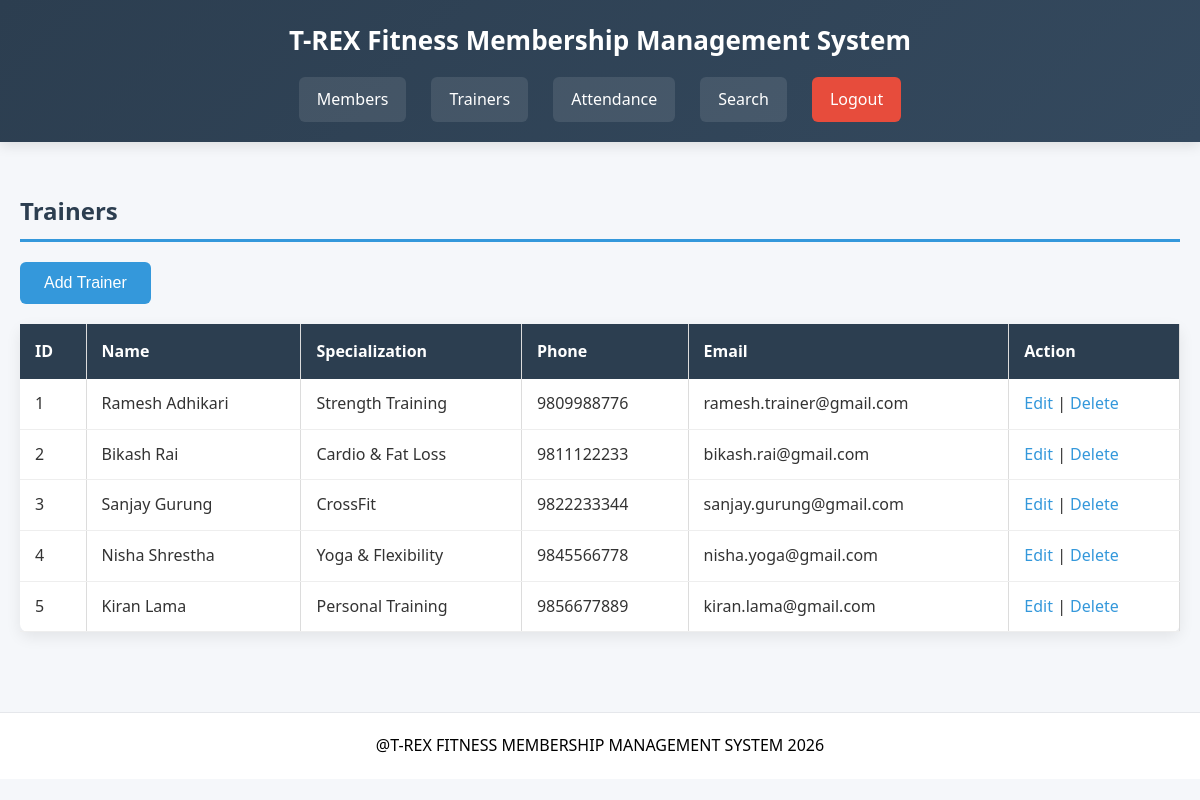
Screenshot of /trainers.php (signed in) with the database file from the repository.
### tables this page shows
CREATE TABLE IF NOT EXISTS trainers (
    trainer_id INT AUTO_INCREMENT PRIMARY KEY,
    name VARCHAR(100) NOT NULL,
    specialization VARCHAR(100),
    email VARCHAR(100) NOT NULL UNIQUE,
    phone VARCHAR(20) NOT NULL UNIQUE
);

### public/trainers.php (the view, shortened to what this page needs)
<?php
include "../includes/header.php";
include "../config/db.php";
$result = $conn->query("SELECT * FROM trainers");
?>
<h2>Trainers</h2>
<a href="add_trainer.php"><button type="submit">Add Trainer</button> </a>
<table class="trainer-table">
<tr>
    <th>ID</th>
    <th>Name</th>
    <th>Specialization</th>
    <th>Phone</th>
    <th>Email</th>
    <th>Action</th>
</tr>
<?php while($t = $result->fetch_assoc()): ?>
<tr>
<td><?= htmlspecialchars($t['trainer_id']) ?></td>
<td><?= htmlspecialchars($t['name']) ?></td>
<td><?= htmlspecialchars($t['specialization']) ?></td>
<td><?= htmlspecialchars($t['phone']) ?></td>
<td><?= htmlspecialchars($t['email']) ?></td>
<td>
    <a href="edit_trainer.php?id=<?= $t['trainer_id'] ?>">Edit</a> |
    <a href="delete_trainer.php?id=<?= $t['trainer_id'] ?>"
       onclick="return confirm('Delete this trainer?')">Delete</a>
</td>
</tr>
<?php endwhile; ?>
</table>
<?php include "../includes/footer.php"; ?>

### assets/css/style.css (style rules this page uses)
* { margin: 0; padding: 0; box-sizing: border-box; }
body { font-family: 'Segoe UI', Tahoma, Geneva, Verdana, sans-serif; background: #f5f7fa; color: #333; line-height: 1.6; }
h2 { margin: 30px 0 20px; font-size: 24px; color: #2c3e50; border-bottom: 3px solid #3498db; padding-bottom: 8px; }
::placeholder { color: #95a5a6; }
button, input[type="submit"], .button { background: #3498db; color: #fff; border: none; padding: 12px 24px; border-radius: 6px; font-size: 16px; cursor: pointer; transition: .3s; }
table { width: 100%; border-collapse: collapse; background: #fff; border-radius: 8px; box-shadow: 0 5px 15px rgba(0,0,0,.08); margin: 20px 0; }
th { background: #2c3e50; color: #fff; padding: 15px; text-align: left; }
td { padding: 12px 15px; border-bottom: 1px solid #eee; }
table a { color: #3498db; text-decoration: none; font-weight: 500; }
.workout-table th, .workout-table td, .trainer-table th, .trainer-table td { border-right: 1px solid #dcdcdc; }

### rows the page displays
trainers: trainer_id "1", name "Ramesh Adhikari", specialization "Strength Training", phone "9809988776", email "ramesh.trainer@gmail.com"
trainers: trainer_id "2", name "Bikash Rai", specialization "Cardio & Fat Loss", phone "9811122233", email "bikash.rai@gmail.com"
trainers: trainer_id "3", name "Sanjay Gurung", specialization "CrossFit", phone "9822233344", email "sanjay.gurung@gmail.com"
trainers: trainer_id "4", name "Nisha Shrestha", specialization "Yoga & Flexibility", phone "9845566778", email "nisha.yoga@gmail.com"
trainers: trainer_id "5", name "Kiran Lama", specialization "Personal Training", phone "9856677889", email "kiran.lama@gmail.com"
